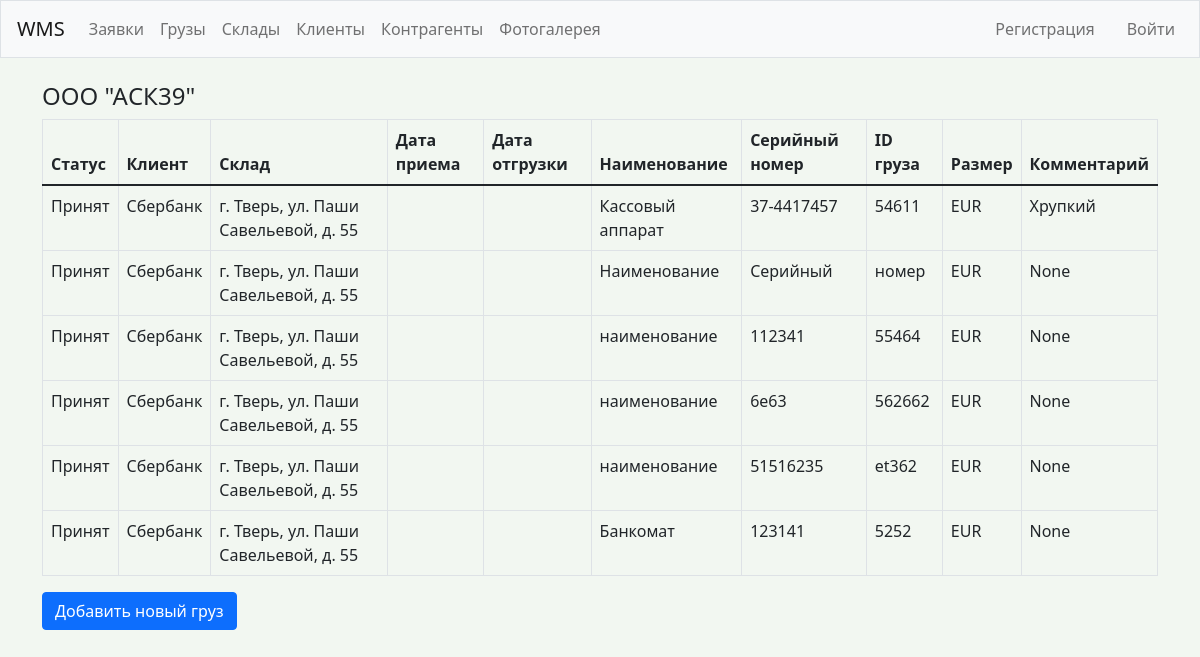
/contractors/1/, run on the app's committed database.
### wms/models.py (models this page shows, shortened)
class Contractor(models.Model):
    name = models.CharField(max_length=200)
    pub_date = models.DateTimeField('date published', auto_now_add=True)
    def __str__(self):
        return self.name

class Atm(models.Model):
    status = models.CharField(
        max_length=10,
        choices=Status.choices,
        default=Status.in_reserve,
    )
    client = models.ForeignKey(Client, on_delete=models.SET_NULL, null=True)
    storage = models.ForeignKey(Storage, on_delete=models.SET_NULL, null=True)
    name = models.CharField(max_length=200)
    serial_num = models.CharField(max_length=200)
    atm_id = models.CharField(max_length=200, blank=True, null=True)
    size = models.CharField(
        max_length=10,
        choices=Size.choices,
        default=Size.EUR,
    )
    commentary = models.CharField(max_length=200, blank=True, null=True)

class Client(models.Model):
    name = models.CharField(max_length=200)
    pub_date = models.DateTimeField('date published', auto_now_add=True)
    def __str__(self):
        return self.name

class Storage(models.Model):
    contractor = models.ForeignKey(Contractor, on_delete=models.SET_NULL, null=True)
    address = models.CharField(max_length=200)
    rate_pallet = models.DecimalField(max_digits=9999, decimal_places=2, null=True)
    rate_oversize_pallet = models.DecimalField(max_digits=9999, decimal_places=2, null=True)
    rate_volume = models.DecimalField(max_digits=9999, decimal_places=2, null=True)
    rate_in = models.DecimalField(max_digits=9999, decimal_places=2, null=True)
    rate_out = models.DecimalField(max_digits=9999, decimal_places=2, null=True)
    rate_oversize_in = models.DecimalField(max_digits=9999, decimal_places=2, null=True)
    rate_oversize_out = models.DecimalField(max_digits=9999, decimal_places=2, null=True)
    def __str__(self):
        return self.address

### wms/views.py (the view)
# urls.py: path('contractors/<int:contractor_id>/', views.contractor, name='contractor'),
def contractor(request, contractor_id):
    contractor = Contractor.objects.get(id=contractor_id)
    storages = Storage.objects.get(id=contractor_id)
    atms = storages.atm_set.order_by('storage')
    context = {'contractor': contractor, 'storages': storages, 'atms': atms}
    return render(request, 'wms/contractor.html', context)

### wms/templates/wms/contractor.html
{% extends "wms/base.html" %}
{% block page_header %}
  <h4>{{ contractor }}</h4>
{% endblock page_header %}
{% block content %}
<table class="table table-bordered">
  <thead>
    <tr>
      <th scope="col">Статус</th>
      <th scope="col">Клиент</th>
      <th scope="col">Склад</th>
      <th scope="col">Дата приема</th>
      <th scope="col">Дата отгрузки</th>
      <th scope="col">Наименование</th>
      <th scope="col">Серийный номер</th>
      <th scope="col">ID груза</th>
      <th scope="col">Размер</th>
      <th scope="col">Комментарий</th>
    </tr>
  </thead>
  <tbody>
    {% for atm in atms %}
      <tr>
        <td>{{ atm.status }}</td>
        <td>{{ atm.client }}</td>
        <td>{{ atm.storage }}</td>
        <td>{{ atm.date_in|date:'d.m.Y' }}</td>
        <td>{{ atm.date_out|date:'d.m.Y' }}</td>
        <td>{{ atm.name }}</td>
        <td>{{ atm.serial_num }}</td>
        <td>{{ atm.atm_id }}</td>
        <td>{{ atm.size }}</td>
        <td>{{ atm.commentary }}</td>
      </tr>
    {% empty %}
      <tr>
        <td>Не добавлено ни одного груза. Добавьте первый груз.</td>
      </tr>
    {% endfor %}
  </tbody>
</table>
<div>
  <a class="btn btn-primary mb-3" href="{% url 'wms:new_atm' %}">Добавить новый груз</a>
</div>
{% endblock content %}

### data on the page
Contractor: name "ООО \"АСК39\""
Atm: status "Принят", client "Сбербанк", storage "г. Тверь, ул. Паши Савельевой, д. 55", name "Кассовый аппарат", serial_num "37-4417457", atm_id "54611", size "EUR", commentary "Хрупкий"
Atm: status "Принят", client "Сбербанк", storage "г. Тверь, ул. Паши Савельевой, д. 55", name "Наименование", serial_num "Серийный", atm_id "номер", size "EUR", commentary "None"
Atm: status "Принят", client "Сбербанк", storage "г. Тверь, ул. Паши Савельевой, д. 55", name "наименование", serial_num "112341", atm_id "55464", size "EUR", commentary "None"
Atm: status "Принят", client "Сбербанк", storage "г. Тверь, ул. Паши Савельевой, д. 55", name "наименование", serial_num "6e63", atm_id "562662", size "EUR", commentary "None"
Atm: status "Принят", client "Сбербанк", storage "г. Тверь, ул. Паши Савельевой, д. 55", name "наименование", serial_num "51516235", atm_id "et362", size "EUR", commentary "None"
Atm: status "Принят", client "Сбербанк", storage "г. Тверь, ул. Паши Савельевой, д. 55", name "Банкомат", serial_num "123141", atm_id "5252", size "EUR", commentary "None"
